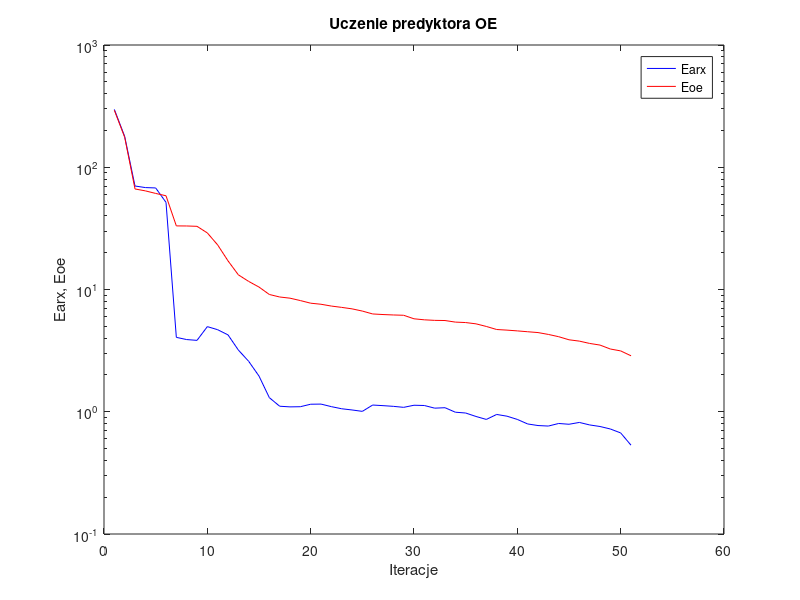
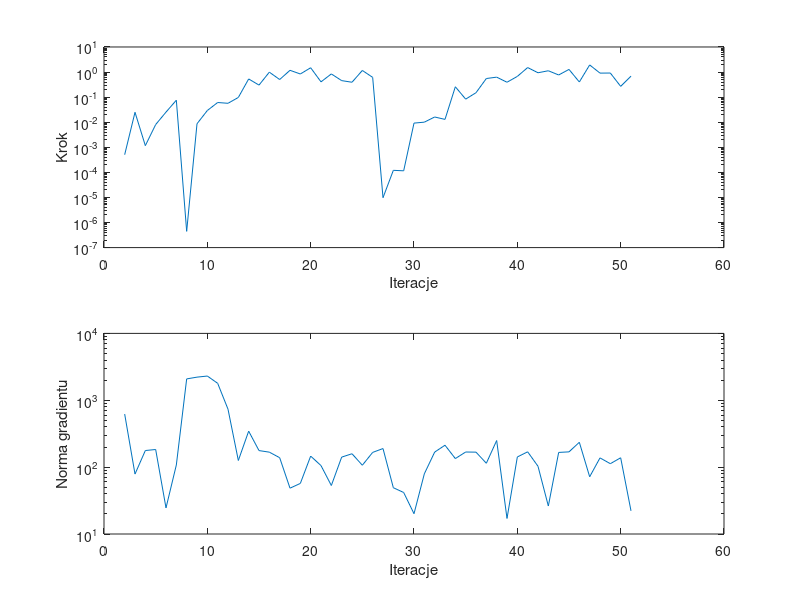

Source code (MATLAB) for these figures, in order:
%uczenie predyktora oe
clear all;
n=0; farx(n+1)=2.972799e+002; foe(n+1)=2.925371e+002; wspucz(n+1)=0.000000e+000; ng(n+1)=0.000000e+000;
%odnowa zmiennej metryki
n=1; farx(n+1)=1.788736e+002; foe(n+1)=1.759935e+002; krok(n+1)=5.061965e-004; ng(n+1)=6.220133e+002;
n=2; farx(n+1)=7.024364e+001; foe(n+1)=6.643698e+001; krok(n+1)=2.486715e-002; ng(n+1)=7.876703e+001;
n=3; farx(n+1)=6.819950e+001; foe(n+1)=6.410189e+001; krok(n+1)=1.162474e-003; ng(n+1)=1.771312e+002;
n=4; farx(n+1)=6.772371e+001; foe(n+1)=6.108093e+001; krok(n+1)=8.055458e-003; ng(n+1)=1.834557e+002;
n=5; farx(n+1)=5.162468e+001; foe(n+1)=5.845277e+001; krok(n+1)=2.527804e-002; ng(n+1)=2.456351e+001;
n=6; farx(n+1)=4.060829e+000; foe(n+1)=3.313347e+001; krok(n+1)=7.539806e-002; ng(n+1)=1.076977e+002;
n=7; farx(n+1)=3.894892e+000; foe(n+1)=3.308676e+001; krok(n+1)=4.446352e-007; ng(n+1)=2.086372e+003;
n=8; farx(n+1)=3.836506e+000; foe(n+1)=3.287299e+001; krok(n+1)=8.672124e-003; ng(n+1)=2.217084e+003;
n=9; farx(n+1)=4.970132e+000; foe(n+1)=2.902761e+001; krok(n+1)=2.928765e-002; ng(n+1)=2.302611e+003;
n=10; farx(n+1)=4.689550e+000; foe(n+1)=2.314912e+001; krok(n+1)=6.105720e-002; ng(n+1)=1.792704e+003;
n=11; farx(n+1)=4.254349e+000; foe(n+1)=1.716122e+001; krok(n+1)=5.680644e-002; ng(n+1)=7.355546e+002;
n=12; farx(n+1)=3.199684e+000; foe(n+1)=1.318791e+001; krok(n+1)=9.714883e-002; ng(n+1)=1.257142e+002;
n=13; farx(n+1)=2.585908e+000; foe(n+1)=1.164618e+001; krok(n+1)=5.312625e-001; ng(n+1)=3.451473e+002;
n=14; farx(n+1)=1.958861e+000; foe(n+1)=1.047114e+001; krok(n+1)=3.020544e-001; ng(n+1)=1.767918e+002;
n=15; farx(n+1)=1.304357e+000; foe(n+1)=9.104920e+000; krok(n+1)=9.906032e-001; ng(n+1)=1.674878e+002;
n=16; farx(n+1)=1.109695e+000; foe(n+1)=8.684899e+000; krok(n+1)=5.039997e-001; ng(n+1)=1.384209e+002;
n=17; farx(n+1)=1.096184e+000; foe(n+1)=8.492591e+000; krok(n+1)=1.174181e+000; ng(n+1)=4.846197e+001;
n=18; farx(n+1)=1.099616e+000; foe(n+1)=8.119313e+000; krok(n+1)=8.377184e-001; ng(n+1)=5.708611e+001;
n=19; farx(n+1)=1.152334e+000; foe(n+1)=7.726848e+000; krok(n+1)=1.485218e+000; ng(n+1)=1.462230e+002;
n=20; farx(n+1)=1.155269e+000; foe(n+1)=7.574502e+000; krok(n+1)=4.065930e-001; ng(n+1)=1.054663e+002;
n=21; farx(n+1)=1.101211e+000; foe(n+1)=7.321402e+000; krok(n+1)=8.426513e-001; ng(n+1)=5.311885e+001;
n=22; farx(n+1)=1.058106e+000; foe(n+1)=7.140803e+000; krok(n+1)=4.556164e-001; ng(n+1)=1.411811e+002;
n=23; farx(n+1)=1.034374e+000; foe(n+1)=6.946606e+000; krok(n+1)=3.923690e-001; ng(n+1)=1.585750e+002;
n=24; farx(n+1)=1.007386e+000; foe(n+1)=6.662093e+000; krok(n+1)=1.158471e+000; ng(n+1)=1.067598e+002;
n=25; farx(n+1)=1.134891e+000; foe(n+1)=6.309689e+000; krok(n+1)=6.137814e-001; ng(n+1)=1.660962e+002;
%odnowa zmiennej metryki
n=26; farx(n+1)=1.122006e+000; foe(n+1)=6.240118e+000; krok(n+1)=9.766516e-006; ng(n+1)=1.896715e+002;
n=27; farx(n+1)=1.107269e+000; foe(n+1)=6.190286e+000; krok(n+1)=1.205178e-004; ng(n+1)=4.923045e+001;
n=28; farx(n+1)=1.086623e+000; foe(n+1)=6.155019e+000; krok(n+1)=1.154043e-004; ng(n+1)=4.175332e+001;
n=29; farx(n+1)=1.130522e+000; foe(n+1)=5.759415e+000; krok(n+1)=9.213222e-003; ng(n+1)=2.011687e+001;
n=30; farx(n+1)=1.124958e+000; foe(n+1)=5.649793e+000; krok(n+1)=1.004449e-002; ng(n+1)=7.943568e+001;
n=31; farx(n+1)=1.070094e+000; foe(n+1)=5.592046e+000; krok(n+1)=1.614645e-002; ng(n+1)=1.678676e+002;
n=32; farx(n+1)=1.079200e+000; foe(n+1)=5.574847e+000; krok(n+1)=1.296098e-002; ng(n+1)=2.126454e+002;
n=33; farx(n+1)=9.914867e-001; foe(n+1)=5.412296e+000; krok(n+1)=2.590696e-001; ng(n+1)=1.342661e+002;
n=34; farx(n+1)=9.765407e-001; foe(n+1)=5.365846e+000; krok(n+1)=8.322808e-002; ng(n+1)=1.683201e+002;
n=35; farx(n+1)=9.149438e-001; foe(n+1)=5.237501e+000; krok(n+1)=1.500565e-001; ng(n+1)=1.675201e+002;
n=36; farx(n+1)=8.653511e-001; foe(n+1)=4.985650e+000; krok(n+1)=5.524354e-001; ng(n+1)=1.142907e+002;
n=37; farx(n+1)=9.504590e-001; foe(n+1)=4.706940e+000; krok(n+1)=6.268073e-001; ng(n+1)=2.499701e+002;
n=38; farx(n+1)=9.198253e-001; foe(n+1)=4.653041e+000; krok(n+1)=3.923690e-001; ng(n+1)=1.707698e+001;
n=39; farx(n+1)=8.654616e-001; foe(n+1)=4.586373e+000; krok(n+1)=6.710813e-001; ng(n+1)=1.418849e+002;
n=40; farx(n+1)=7.946061e-001; foe(n+1)=4.513264e+000; krok(n+1)=1.512163e+000; ng(n+1)=1.694467e+002;
n=41; farx(n+1)=7.713097e-001; foe(n+1)=4.443777e+000; krok(n+1)=9.372047e-001; ng(n+1)=1.029948e+002;
n=42; farx(n+1)=7.637809e-001; foe(n+1)=4.290611e+000; krok(n+1)=1.127230e+000; ng(n+1)=2.621451e+001;
n=43; farx(n+1)=8.018264e-001; foe(n+1)=4.111097e+000; krok(n+1)=7.650627e-001; ng(n+1)=1.659513e+002;
n=44; farx(n+1)=7.900711e-001; foe(n+1)=3.878533e+000; krok(n+1)=1.274317e+000; ng(n+1)=1.691906e+002;
n=45; farx(n+1)=8.177142e-001; foe(n+1)=3.782663e+000; krok(n+1)=4.013589e-001; ng(n+1)=2.352689e+002;
n=46; farx(n+1)=7.800850e-001; foe(n+1)=3.620866e+000; krok(n+1)=1.924468e+000; ng(n+1)=7.174140e+001;
n=47; farx(n+1)=7.575523e-001; foe(n+1)=3.511201e+000; krok(n+1)=9.073805e-001; ng(n+1)=1.374766e+002;
n=48; farx(n+1)=7.228629e-001; foe(n+1)=3.260032e+000; krok(n+1)=9.145402e-001; ng(n+1)=1.125915e+002;
n=49; farx(n+1)=6.711613e-001; foe(n+1)=3.145818e+000; krok(n+1)=2.689113e-001; ng(n+1)=1.380189e+002;
n=50; farx(n+1)=5.327079e-001; foe(n+1)=2.869790e+000; krok(n+1)=6.855549e-001; ng(n+1)=2.219371e+001;

figure; semilogy(farx,'b'); hold on; semilogy(foe,'r'); xlabel('Iteracje'); ylabel('Earx, Eoe'); legend('Earx','Eoe'); title('Uczenie predyktora OE');
figure; subplot(2,1,1); semilogy(krok); xlabel('Iteracje'); ylabel('Krok');
subplot(2,1,2); semilogy(ng); xlabel('Iteracje'); ylabel('Norma gradientu');
Earx=farx(n+1)
Eoe=foe(n+1)
